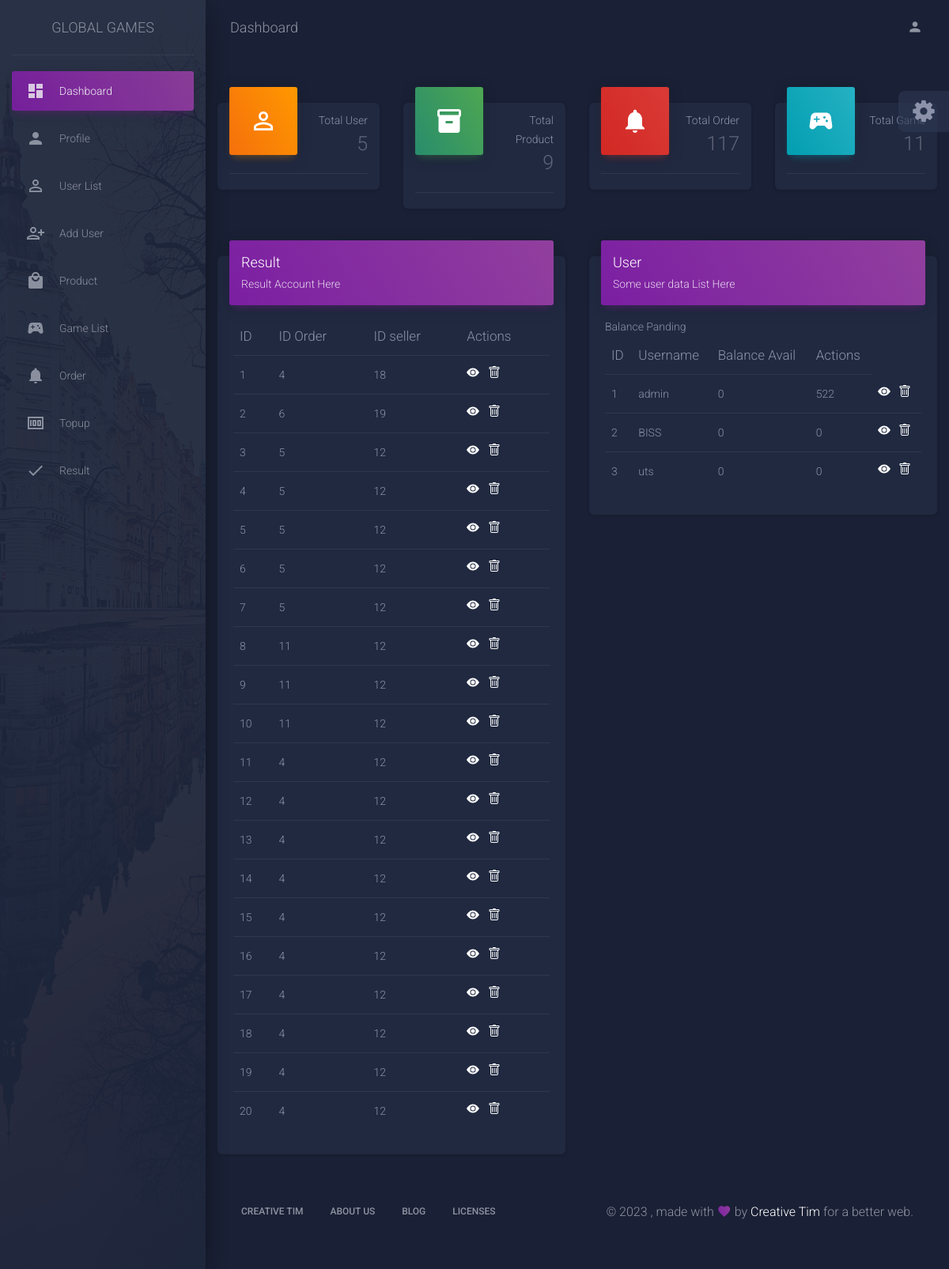
Page /admin/dashboard.php (signed in) on the committed database.
### tables this page shows
CREATE TABLE `result` (
  `id_result` int(11) NOT NULL,
  `id_order` int(11) NOT NULL,
  `id_seller` int(11) NOT NULL,
  `username` varchar(255) NOT NULL,
  `email` varchar(255) NOT NULL,
  `password` varchar(255) NOT NULL,
  `data` text NOT NULL
);

CREATE TABLE `user` (
  `id` int(11) NOT NULL,
  `username` varchar(255) NOT NULL,
  `email` varchar(255) NOT NULL,
  `password` varchar(255) NOT NULL,
  `balance_avail` int(11) NOT NULL,
  `balance_panding` int(11) NOT NULL,
  `level` varchar(255) NOT NULL,
  `email_code_verified` varchar(60) NOT NULL,
  `email_verified_at` datetime DEFAULT NULL
);

### admin/dashboard.php (the view, shortened to what this page needs)
<?php
require '../functions.php';
$result = mysqli_query($conn,"SELECT * FROM result");
$user = mysqli_query($conn,"SELECT * FROM user LIMIT 3");
$userr = mysqli_query($conn,"SELECT * FROM user");
$order_num1 = mysqli_query($conn,"SELECT * FROM orderproduct");
$game_num1 = mysqli_query($conn,"SELECT * FROM game");
$produc_num1 = mysqli_query($conn,"SELECT * FROM product");
$user_num = mysqli_num_rows($userr);
$game_num = mysqli_num_rows($game_num1);
$order_num  = mysqli_num_rows($order_num1);
$produc_num  = mysqli_num_rows($produc_num1);
?>
    <?php include "nav.php" ?>
      <div class="content">
          <div class="row">
            <div class="col-xl-3 col-lg-6 col-md-6 col-sm-6">
              <div class="card card-stats">
                <div class="card-header card-header-warning card-header-icon">
                  <div class="card-icon">
                    <i class="material-icons">perm_identity</i>
                  </div>
                  <p class="card-category">Total User</p>
                  <h3 class="card-title"><?= $user_num ?>
                  </h3>
                </div>
                <div class="card-footer">
                </div>
              </div>
            </div>
            <div class="col-xl-3 col-lg-6 col-md-6 col-sm-6">
              <div class="card card-stats">
                <div class="card-header card-header-success card-header-icon">
                  <div class="card-icon">
                    <i class="material-icons">inventory_2</i>
                  </div>
                  <p class="card-category">Total Product</p>
                  <h3 class="card-title"><?= $produc_num ?></h3>
                </div>
                <div class="card-footer">
                </div>
              </div>
            </div>
            <div class="col-xl-3 col-lg-6 col-md-6 col-sm-6">
              <div class="card card-stats">
                <div class="card-header card-header-danger card-header-icon">
                  <div class="card-icon">
                    <i class="material-icons">notifications</i>
                  </div>
                  <p class="card-category">Total Order</p>
                  <h3 class="card-title"><?= $order_num ?></h3>
                </div>
                <div class="card-footer">
                </div>
              </div>
            </div>
            <div class="col-xl-3 col-lg-6 col-md-6 col-sm-6">
              <div class="card card-stats">
                <div class="card-header card-header-info card-header-icon">
                 <div class="card-icon">
                    <i class="material-icons">sports_esports</i>
                  </div>
                  <p class="card-category">Total Game</p>
                  <h3 class="card-title"><?= $game_num ?></h3>
                </div>
                <div class="card-footer">
                </div>
              </div>
            </div>
          </div>
          <div class="row">
            <div class="col-lg-6 col-md-12">
              <div class="card">
                <div class="card-header card-header-primary">
                  <h4 class="card-title">Result</h4>
                  <p class="card-category">Result Account Here</p>
                </div>
                <div class="card-body table-responsive">
                  <table class="table table-hover">
                    <thead class="text-warning">
                        <th>
                          ID
                        </th>
                        <th>
                        ID Order
                        </th>
                        <th>
                          ID seller
                        </th>
                        <th>
                          Actions
                        </th>
                      </thead>
                      <tbody>
                    <?php $i = 1 ?>
                  <?php while ($row = mysqli_fetch_assoc($result)) : ?>
                        <tr>
                          <td>
                            <?= $i;?>
                          </td>
                          <td>
                            <?= $row['id_order']; ?>
                          </td>
                          <td>
                            <?= $row['id_seller']; ?>
                          </td>
                          <td>
                                             <a href="view-result.php?id_order=<?= $row['id_order'];?>">      <svg xmlns="http://www.w3.org/2000/svg" width="16" height="16" fill="currentColor" class="bi bi-eye-fill" viewBox="0 0 16 16">
                                              <path d="M10.5 8a2.5 2.5 0 1 1-5 0 2.5 2.5 0 0 1 5 0z"/> <path d="M0 8s3-5.5 8-5.5S16 8 16 8s-3 5.5-8 5.5S0 8 0 8zm8 3.5a3.5 3.5 0 1 0 0-7 3.5 3.5 0 0 0 0 7z"/></svg></a> &nbsp;
                                           <a href="delete-result.php?id=<?= $row['id_result']; ?>">   </a>
                          </td>
                        </tr>
                        <?php $i++; ?>
                      <?php endwhile; ?>
                      </tbody>
                    </table>
                </div>
              </div>
            </div>
            <div class="col-lg-6 col-md-12">
              <div class="card">
                <div class="card-header card-header-primary">
                  <h4 class="card-title">User</h4>
                  <p class="card-category">Some user data List Here</p>
                </div>
                <div class="card-body table-responsive">
                  <table class="table table-hover">
                    <thead class="text-warning">
                        <th>
                          ID
                        </th>
                        <th>
                        Username
                        </th>
                        <th>
                          Balance Avail
                        </th>
                        <th>
                          Actions
                        </th>
                      </thead>
                      <tbody>
                    <?php $i = 1 ?>
                  <?php while ($row = mysqli_fetch_assoc($user)) : ?>
                        <tr>
                          <td>
                            <?= $i;?>
                          </td>
                          <td>
                            <?= $row['username']; ?>
                          </td>
                          <td>
                            <?= $row['balance_avail']; ?>
                          </td>
                           <td>
                            <?= $row['balance_panding']; ?>
                          </td>
                          <td>
                                             <a href="view-user.php?id=<?= $row['id'];?>">      <svg xmlns="http://www.w3.org/2000/svg" width="16" height="16" fill="currentColor" class="bi bi-eye-fill" viewBox="0 0 16 16">
                                              <path d="M10.5 8a2.5 2.5 0 1 1-5 0 2.5 2.5 0 0 1 5 0z"/> <path d="M0 8s3-5.5 8-5.5S16 8 16 8s-3 5.5-8 5.5S0 8 0 8zm8 3.5a3.5 3.5 0 1 0 0-7 3.5 3.5 0 0 0 0 7z"/></svg></a> &nbsp;
                                           <a href="delete-user.php?id=<?= $row['id']; ?>">   </a>
                          </td>
                        </tr>
                        <?php $i++; ?>
                      <?php endwhile; ?>
                      </tbody>
                    </table>
                </div>
              </div>
            </div>
          </div>
      <footer class="footer">
        <div class="container-fluid">
          <nav class="float-left">
            <ul>
              <li>
                <a href="https://www.creative-tim.com">
                  Creative Tim
                </a>
              </li>
              <li>
                <a href="https://creative-tim.com/presentation">
                  About Us
                </a>
              </li>
              <li>
                <a href="http://blog.creative-tim.com">
                  Blog
                </a>
              </li>
              <li>
                <a href="https://www.creative-tim.com/license">
                  Licenses
                </a>
              </li>
            </ul>
          </nav>
          <div class="copyright float-right" id="date">
            , made with <i class="material-icons">favorite</i> by
            <a href="https://www.creative-tim.com" target="_blank">Creative Tim</a> for a better web.
          </div>
        </div>
      </footer>
    </div>
  </div>
  <div class="fixed-plugin">
    <div class="dropdown show-dropdown">
      <a href="#" data-toggle="dropdown">
        <i class="fa fa-cog fa-2x"> </i>
      </a>
    </div>
  </div>
</body>
</html>

### admin/nav.php (shortened to what this page needs)
<!DOCTYPE html>
<html lang="en">
<head>
    <link rel="stylesheet" href="https://maxcdn.bootstrapcdn.com/font-awesome/latest/css/font-awesome.min.css">
    <link href="assets/css/material-dashboard.css?v=2.1.0" rel="stylesheet" />
    <link href="assets/demo/demo.css" rel="stylesheet" />
</head>
<body class="dark-edition">
    <div class="wrapper ">
        <div class="sidebar" data-color="purple" data-background-color="black" data-image="assets/img/sidebar-2.jpg">
            <div class="logo"><a href="../index.php" class="simple-text logo-normal">
                    Global Games
                </a></div>
            <div class="sidebar-wrapper">
                <ul class="nav">
                    <li class="nav-item active  ">
                        <a class="nav-link" href="./dashboard.php">
                            <i class="material-icons">dashboard</i>
                            <p>Dashboard</p>
                        </a>
                    </li>
                    <li class="nav-item ">
                        <a class="nav-link" href="./user.php">
                            <i class="material-icons">person</i>
                            <p>Profile</p>
                        </a>
                    </li>
                    <li class="nav-item ">
                        <a class="nav-link" href="./edituser.php">
                            <i class="material-icons">perm_identity</i>
                            <p>User List</p>
                        </a>
                    </li>
                    <li class="nav-item ">
                        <a class="nav-link" href="./adduser.php">
                            <i class="material-icons">person_add_alt</i>
                            <p>Add User</p>
                        </a>
                    </li>
                    <li class="nav-item ">
                        <a class="nav-link" href="./product.php">
                            <i class="material-icons">local_mall</i>
                            <p>Product</p>
                        </a>
                    </li>
                    <li class="nav-item ">
                        <a class="nav-link" href="./games-list.php">
                            <i class="material-icons">sports_esports</i>
                            <p>Game List</p>
                        </a>
                    </li>
                    <li class="nav-item ">
                        <a class="nav-link" href="./order.php">
                            <i class="material-icons">notifications</i>
                            <p>Order</p>
                        </a>
                    </li>
                    <li class="nav-item ">
                        <a class="nav-link" href="./topup.php">
                            <i class="material-icons">money</i>
                            <p>Topup</p>
                        </a>
                    </li>
                    <li class="nav-item ">
                        <a class="nav-link" href="./result.php">
                            <i class="material-icons">done</i>
                            <p>Result</p>
                        </a>
                    </li>
                </ul>
            </div>
        </div>
        <div class="main-panel">
            <nav class="navbar navbar-expand-lg navbar-transparent navbar-absolute fixed-top " id="navigation-example">
                <div class="container-fluid">
                    <div class="navbar-wrapper">
                        <a class="navbar-brand" href="javascript:void(0)">Dashboard</a>
                    </div>
                    <div class="collapse navbar-collapse justify-content-end">
                        <ul class="navbar-nav">
                            <li class="nav-item">
                                <a class="nav-link" href="javascript:void(0)">
                                </a>
                            </li>
                            <li class="nav-item dropdown">
                                <a class="nav-link" href="javscript:void(0)" id="navbarDropdownMenuLink"
                                    data-toggle="dropdown" aria-haspopup="true" aria-expanded="false">
                                </a>
                            </li>
                            <li class="nav-item">
                                <a class="nav-link" href="javascript:void(0)">
                                    <i class="material-icons">person</i>
                                </a>
                            </li>
                        </ul>
                    </div>
                </div>
            </nav>

### rows in the picture
result: id_order "4", id_seller "18"
result: id_order "6", id_seller "19"
result: id_order "5", id_seller "12"
result: id_order "5", id_seller "12"
result: id_order "5", id_seller "12"
result: id_order "5", id_seller "12"
result: id_order "5", id_seller "12"
result: id_order "11", id_seller "12"
result: id_order "11", id_seller "12"
result: id_order "11", id_seller "12"
result: id_order "4", id_seller "12"
result: id_order "4", id_seller "12"
result: id_order "4", id_seller "12"
result: id_order "4", id_seller "12"
result: id_order "4", id_seller "12"
result: id_order "4", id_seller "12"
result: id_order "4", id_seller "12"
result: id_order "4", id_seller "12"
result: id_order "4", id_seller "12"
result: id_order "4", id_seller "12"
user: username "admin", balance_avail "0", balance_panding "522"
user: username "BISS", balance_avail "0", balance_panding "0"
user: username "uts", balance_avail "0", balance_panding "0"

### other values in the picture
$user_num "5"
$produc_num "9"
$order_num "117"
$game_num "11"
